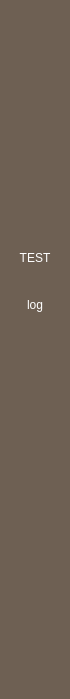
     <widget class="QWidget" name="icon_only_widget" native="true">
      <property name="maximumSize">
       <size>
        <width>70</width>
        <height>16777215</height>
       </size>
      </property>
      <property name="styleSheet">
       <string notr="true">QWidget{
	background-color: rgb(110, 96, 83);
}
QPushButton{
	color:white;
	height:30px;
	border:none;
	border-radius:10px;
}
QPushButton:checked{
	background-color: rgb(255, 248, 239);
	color: rgb(110, 96, 83);
	font-weight: bold;
}</string>
      </property>
      <layout class="QVBoxLayout" name="verticalLayout_3">
       <item>
        <layout class="QHBoxLayout" name="horizontalLayout_3">
         <item>
          <spacer name="horizontalSpacer_5">
           <property name="orientation">
            <enum>Qt::Horizontal</enum>
           </property>
           <property name="sizeHint" stdset="0">
            <size>
             <width>18</width>
             <height>20</height>
            </size>
           </property>
          </spacer>
         </item>
         <item>
          <widget class="QPushButton" name="apple_icon_1">
           <property name="text">
            <string/>
           </property>
           <property name="icon">
            <iconset resource="../../../../dev_ws/git_ws/deeplearning-repo-2/GUI/resources.qrc">
             <normaloff>:/icons/apple-3.png</normaloff>:/icons/apple-3.png</iconset>
           </property>
           <property name="iconSize">
            <size>
             <width>20</width>
             <height>20</height>
            </size>
           </property>
          </widget>
         </item>
         <item>
          <spacer name="horizontalSpacer_4">
           <property name="orientation">
            <enum>Qt::Horizontal</enum>
           </property>
           <property name="sizeHint" stdset="0">
            <size>
             <width>18</width>
             <height>20</height>
            </size>
           </property>
          </spacer>
         </item>
        </layout>
       </item>
       <item>
        <layout class="QVBoxLayout" name="verticalLayout_2">
         <property name="spacing">
          <number>17</number>
         </property>
         <property name="topMargin">
          <number>8</number>
         </property>
         <item>
          <widget class="QPushButton" name="home_btn_1">
           <property name="maximumSize">
            <size>
             <width>50</width>
             <height>50</height>
            </size>
           </property>
           <property name="layoutDirection">
            <enum>Qt::LeftToRight</enum>
           </property>
           <property name="text">
            <string/>
           </property>
           <property name="icon">
            <iconset resource="../../../../dev_ws/git_ws/deeplearning-repo-2/GUI/resources.qrc">
             <normaloff>:/icons/cil-home.png</normaloff>
             <normalon>:/icons/cli-home-brown.png</normalon>:/icons/cil-home.png</iconset>
           </property>
           <property name="checkable">
            <bool>true</bool>
           </property>
           <property name="autoExclusive">
            <bool>true</bool>
           </property>
          </widget>
         </item>
         <item>
          <widget class="QPushButton" name="map_btn_1">
           <property name="maximumSize">
            <size>
             <width>50</width>
             <height>50</height>
            </size>
           </property>
           <property name="text">
            <string/>
           </property>
           <property name="icon">
            <iconset resource="../../../../dev_ws/git_ws/deeplearning-repo-2/GUI/resources.qrc">
             <normaloff>:/icons/cil-map.png</normaloff>
             <normalon>:/icons/cli-map-brown.png</normalon>:/icons/cil-map.png</iconset>
           </property>
           <property name="checkable">
            <bool>true</bool>
           </property>
           <property name="autoExclusive">
            <bool>true</bool>
           </property>
          </widget>
         </item>
         <item>
          <widget class="QPushButton" name="stat_btn_1">
           <property name="maximumSize">
            <size>
             <width>50</width>
             <height>50</height>
            </size>
           </property>
           <property name="text">
            <string/>
           </property>
           <property name="icon">
            <iconset resource="../../../../dev_ws/git_ws/deeplearning-repo-2/GUI/resources.qrc">
             <normaloff>:/icons/cil-chart.png</normaloff>
             <normalon>:/icons/cli-chart-brown.png</normalon>:/icons/cil-chart.png</iconset>
           </property>
           <property name="checkable">
            <bool>true</bool>
           </property>
           <property name="autoExclusive">
            <bool>true</bool>
           </property>
          </widget>
         </item>
         <item>
          <widget class="QPushButton" name="timeset_btn_1">
           <property name="sizePolicy">
            <sizepolicy hsizetype="Minimum" vsizetype="Fixed">
             <horstretch>0</horstretch>
             <verstretch>0</verstretch>
            </sizepolicy>
           </property>
           <property name="maximumSize">
            <size>
             <width>50</width>
             <height>50</height>
            </size>
           </property>
           <property name="text">
            <string/>
           </property>
           <property name="icon">
            <iconset resource="../../../../dev_ws/git_ws/deeplearning-repo-2/GUI/resources.qrc">
             <normaloff>:/icons/cil-settings.png</normaloff>
             <normalon>:/icons/cli-settings-brown.png</normalon>:/icons/cil-settings.png</iconset>
           </property>
           <property name="checkable">
            <bool>true</bool>
           </property>
           <property name="autoExclusive">
            <bool>true</bool>
           </property>
          </widget>
         </item>
         <item>
          <widget class="QPushButton" name="test_page_button">
           <property name="text">
            <string>TEST</string>
           </property>
          </widget>
         </item>
         <item>
          <widget class="QPushButton" name="test_log_btn">
           <property name="text">
            <string>log</string>
           </property>
          </widget>
         </item>
        </layout>
       </item>
       <item>
        <spacer name="verticalSpacer">
         <property name="orientation">
          <enum>Qt::Vertical</enum>
         </property>
         <property name="sizeHint" stdset="0">
          <size>
           <width>20</width>
           <height>368</height>
          </size>
         </property>
        </spacer>
       </item>
      </layout>
     </widget>
